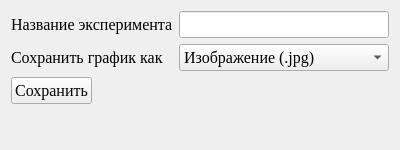
<?xml version="1.0" encoding="UTF-8"?>
<ui version="4.0">
 <class>Form</class>
 <widget class="QWidget" name="Form">
  <property name="geometry">
   <rect>
    <x>0</x>
    <y>0</y>
    <width>400</width>
    <height>150</height>
   </rect>
  </property>
  <property name="minimumSize">
   <size>
    <width>400</width>
    <height>150</height>
   </size>
  </property>
  <property name="windowTitle">
   <string>Сохранение результатов</string>
  </property>
  <layout class="QFormLayout" name="formLayout">
   <item row="0" column="0">
    <widget class="QLabel" name="label">
     <property name="font">
      <font>
       <family>Times New Roman</family>
       <pointsize>12</pointsize>
      </font>
     </property>
     <property name="text">
      <string>Название эксперимента</string>
     </property>
    </widget>
   </item>
   <item row="0" column="1">
    <widget class="QLineEdit" name="name_le">
     <property name="font">
      <font>
       <family>Times New Roman</family>
       <pointsize>12</pointsize>
      </font>
     </property>
    </widget>
   </item>
   <item row="1" column="0">
    <widget class="QLabel" name="label_2">
     <property name="font">
      <font>
       <family>Times New Roman</family>
       <pointsize>12</pointsize>
      </font>
     </property>
     <property name="text">
      <string>Сохранить график как</string>
     </property>
    </widget>
   </item>
   <item row="1" column="1">
    <widget class="QComboBox" name="graph_save_type_cb">
     <property name="font">
      <font>
       <family>Times New Roman</family>
       <pointsize>12</pointsize>
      </font>
     </property>
     <item>
      <property name="text">
       <string>Изображение (.jpg)</string>
      </property>
     </item>
     <item>
      <property name="text">
       <string>Анимацию (.gif)</string>
      </property>
     </item>
    </widget>
   </item>
   <item row="2" column="0">
    <widget class="QPushButton" name="save_btn">
     <property name="font">
      <font>
       <family>Times New Roman</family>
       <pointsize>12</pointsize>
      </font>
     </property>
     <property name="text">
      <string>Сохранить</string>
     </property>
    </widget>
   </item>
  </layout>
 </widget>
 <resources/>
 <connections/>
</ui>
